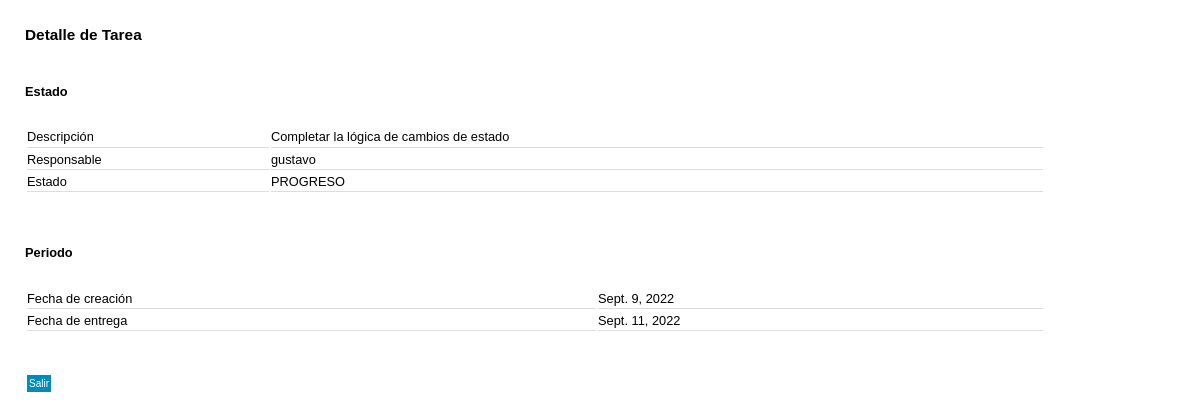
Screenshot of /gestion_tareas/detalle_tarea/22 with the database file from the repository.
### gestion_tareas/models.py (models this page shows)
class tarea(models.Model):
    descripcion = models.CharField(max_length=128,default='')
    fecha_cracion = models.DateField(default=datetime.date.today)
    fecha_entrega = models.DateField(default=datetime.date.today)
    responsable = models.CharField(max_length=128,default='')
    estado = models.CharField(max_length=128,default='PROGRESO')

### gestion_tareas/views.py (the view)
# urls.py: path('detalle_tarea/<str:ind>',views.detalle_tarea,name='detalle_tarea'),
def detalle_tarea(request,ind):
    tarea_editar = tarea.objects.get(id=ind)
    return render(request,'gestion_tareas/detalle_tarea.html',{
        'tarea':tarea_editar
    })

### gestion_tareas/templates/gestion_tareas/detalle_tarea.html (shortened to what this page needs)
{% load static %}
<!DOCTYPE html>
<html>
    <head>
        <link rel="stylesheet" href="{% static 'gestion_tareas/base.css' %}" >
    </head>
    <body>
            <h3>Detalle de Tarea</h3>
            <br>
            <h4>Estado</h4>
            <br>
            <table>
                <tbody>
                    <tr>
                        <td>
                            <label>Descripción</label>
                        </td>
                        <td>
                            <label type="text" class="form-control">{{ tarea.descripcion }}</label>
                        </td>
                    </tr>
                    <tr>
                        <td>
                            <label>Responsable</label>
                        </td>
                        <td>
                            <label type="text" class="form-control">{{ tarea.responsable }}</label>
                        </td>
                    </tr>
                        <td>
                            <label>Estado</label>
                        </td>
                        <td>
                            <label type="text" class="form-control">{{ tarea.estado }}</label>
                        </td>
                </tbody>
            </table>
            <br>
            <br>
            <h4>Periodo</h4>
            <br>
            <table>
                <tbody>
                    <tr>
                        <td>
                            <label>Fecha de creación</label>
                        </td>
                        <td>
                            <label class="form-control">{{ tarea.fecha_cracion }}</label>
                        </td>
                    </tr>
                    <tr>
                        <td>
                            <label>Fecha de entrega</label>
                        </td>
                        <td>
                            <label type="text" class="form-control">{{ tarea.fecha_entrega}}</label>
                        </td>
                    </tr>
                </tbody>
            </table>
           <br>
           <br>
            <div>
                <a class="button2" href="{% url 'gestion_tareas:dashboard' tarea.responsable %}">Salir</a>
            </div>
    </body>
</html>

### gestion_tareas/static/gestion_tareas/base.css (style rules this page uses)
body { margin: 0; padding: 0; font-size: 80%; line-height: 1.5; font-family: Arial, Helvetica, sans-serif; width: 85%; margin: 25px; }
h1, h2, h3, h4 { margin: 1em 0 .5em; line-height: 1.25 }
h3 { font-size: 1.2em }
table { width: 100%; font-size: 1.0em }
th, td { text-align: left; padding: 0; border-bottom: 1px solid #ddd; }
.button2 { background-color: #008CBA; border: none; color: white; padding: 0.8px 2px; text-align: center; text-decoration: none; display: inline-block; font-size: 10px; margin: 4px 2px; cursor: pointer; }

### rows the page displays
tarea: descripcion "Completar la lógica de cambios de estado", responsable "gustavo", estado "PROGRESO", fecha_cracion "Sept. 9, 2022", fecha_entrega "Sept. 11, 2022"
